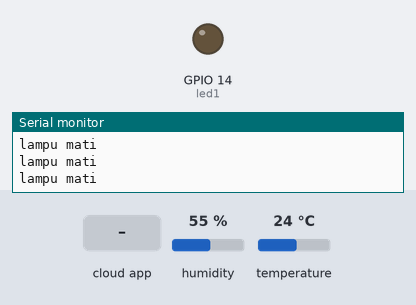
This sketch was run on a simulated ESP32. Shown: output pins drawn as LEDs (lit = HIGH), the last lines printed to the serial monitor. The inputs (shaded band) are chosen by the test bench; at power-on: humidity 55 %, temperature 24 °C. WiFi joins after 1.5 s; servers stay silent unless stated; the Firebase database answers and starts empty.

Above: at 3.0 s.
3.1 s: the phone or cloud app sets lampu to 1
At 4.5 s:
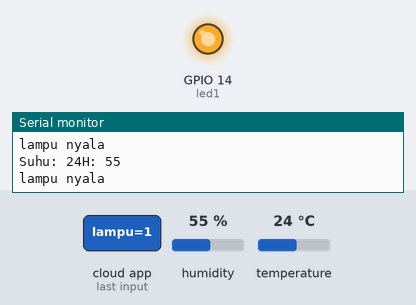
4.8 s: the phone or cloud app sets lampu to 0
At 5.5 s:
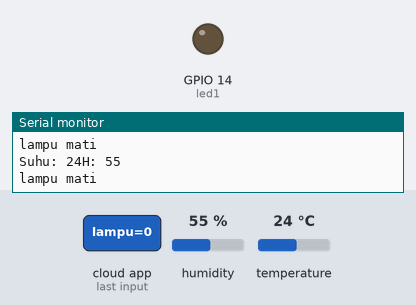
Timing chart, 0 to 7.8 s (numbered marks = the images above; inputs shaded):
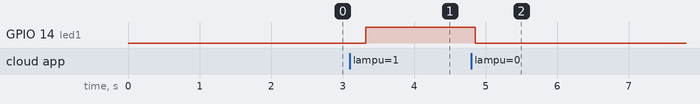

Measured:
- after the input at 3.1 s, GPIO 14 (led1): LOW → HIGH after 0.23 s
- after the input at 4.8 s, GPIO 14 (led1): HIGH → LOW after 0.05 s

The sketch:

Monitoring_Suhu_Kontrol_Lampu.ino
```cpp
#include <WiFi.h>
#include "DHT.h"
#define DHTPIN 13
#define DHTTYPE DHT11
DHT dht(DHTPIN, DHTTYPE);

#include <FirebaseESP32.h>
#define WIFI_SSID ""
#define WIFI_PASSWORD ""
#define FIREBASE_HOST ""
#define FIREBASE_AUTH ""

FirebaseData iot;
FirebaseJson json;

void printResult(FirebaseData &data);
unsigned long wsb = 0;
unsigned long interval = 1000;
int led1 = 14;

void setup() {
  // put your setup code here, to run once:

  pinMode (14, OUTPUT);
  pinMode (13, INPUT);
  Serial.begin(115200);
  WiFi.begin(WIFI_SSID, WIFI_PASSWORD);
  dht.begin();
  Serial.print("Connecting to Wi-Fi");
  while (WiFi.status() != WL_CONNECTED);
  {
    Serial.print(".");
    delay(300);
  }

  Serial.println();
  Serial.print("Connected with IP: ");
  Serial.println(WiFi.localIP());
  Serial.println();

  Firebase.begin(FIREBASE_HOST, FIREBASE_AUTH);
  Firebase.reconnectWiFi(true);

}

void loop() {

  String path = "/suhu/";
  int hum = dht.readHumidity();
  int temp = dht.readTemperature();
  unsigned long ws = millis();

  if (Firebase.getInt(iot, "/lampu")) {
    int nilai = iot.intData();
    if (nilai == 1) {
      digitalWrite(led1, HIGH);
      Serial.println("lampu nyala");
    } else if (nilai == 0) {
      digitalWrite(led1, LOW);
      Serial.println("lampu mati");
    } else if (nilai == 2) {
      digitalWrite(led1, HIGH);
      delay(500);
      digitalWrite(led1, LOW);
      Serial.println("lampu kedip");
    }
  }

  if (ws - wsb >= interval) {
    Serial.print("Suhu: ");
    Serial.print(temp);
    Serial.print("H: ");
    Serial.println(hum);
    json.set("suhu", temp);
    json.set("hum", hum);
    Firebase.setJSON(iot, path, json);
    wsb = ws;
  }

}
```
